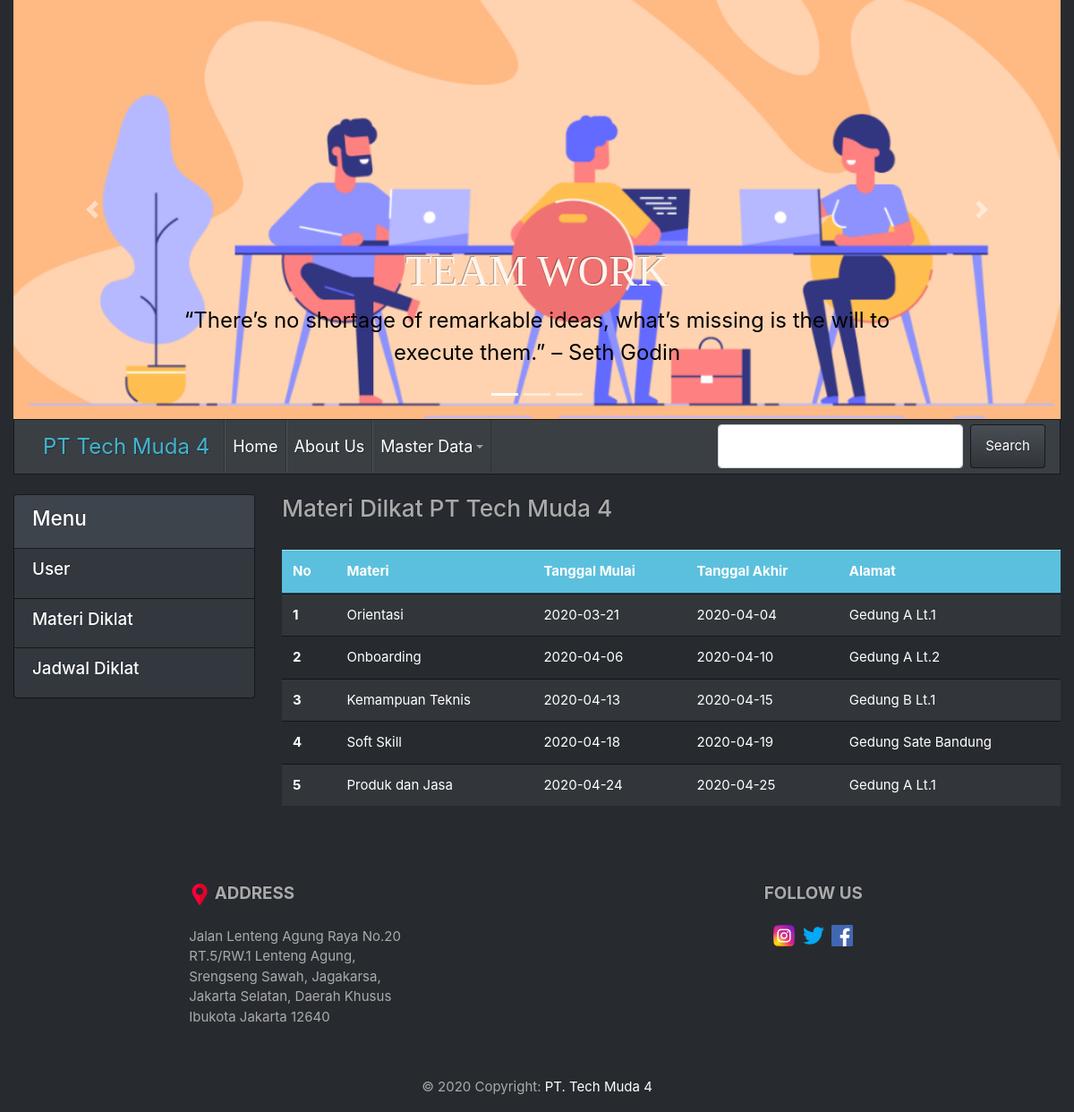
Screenshot of /PT_Tech_Muda4/index.php?hal=materi with the database file from the repository.
### tables this page shows
CREATE TABLE `materi` (
  `id` int(11) NOT NULL,
  `nama` varchar(20) NOT NULL,
  `tgl_mulai` date NOT NULL,
  `tgl_akhir` date NOT NULL,
  `tempat` text NOT NULL
);

### PT_Tech_Muda4/model/Materi.php (called while the page is built)
<?php
class Materi{
    private $koneksi;
    public function __construct(){
        global $dbh;
        $this->koneksi = $dbh;
    }
    public function dataMateri(){
        $sql = "select * from materi where id<6 order by tgl_mulai asc";
        $ps = $this->koneksi->prepare($sql);
        $ps->execute();
        $rs = $ps->fetchAll();
        return $rs;
    }
};
?>

### PT_Tech_Muda4/materi.php (the view)
<h3>Materi Dilkat PT Tech Muda 4</h3><br/>
<table class="table table-striped">
  <thead>
     <tr class="table-info">
      <th scope="col">No</th>
      <th scope="col">Materi</th>
      <th scope="col">Tanggal Mulai</th>
      <th scope="col">Tanggal Akhir</th>
      <th scope="col">Alamat</th>
    </tr>
  </thead>
  <tbody>
  <?php
      $model = new Materi();
      $rs = $model->dataMateri();
      $no = 1;
      foreach($rs as $div){
      ?>
    <tr>
      <th scope="row"><?= $no ?></th>
      <td><?= $div['nama'] ?></td>
      <td><?= $div['tgl_mulai'] ?></td>
      <td><?= $div['tgl_akhir'] ?></td>
      <td><?= $div['tempat'] ?></td>
    </tr>
    <?php $no++; } ?>
  </tbody>
</table>

### rows the page displays
materi: nama "Orientasi", tgl_mulai "2020-03-21", tgl_akhir "2020-04-04", tempat "Gedung A Lt.1"
materi: nama "Onboarding", tgl_mulai "2020-04-06", tgl_akhir "2020-04-10", tempat "Gedung A Lt.2"
materi: nama "Kemampuan Teknis", tgl_mulai "2020-04-13", tgl_akhir "2020-04-15", tempat "Gedung B Lt.1"
materi: nama "Soft Skill", tgl_mulai "2020-04-18", tgl_akhir "2020-04-19", tempat "Gedung Sate Bandung"
materi: nama "Produk dan Jasa", tgl_mulai "2020-04-24", tgl_akhir "2020-04-25", tempat "Gedung A Lt.1"
